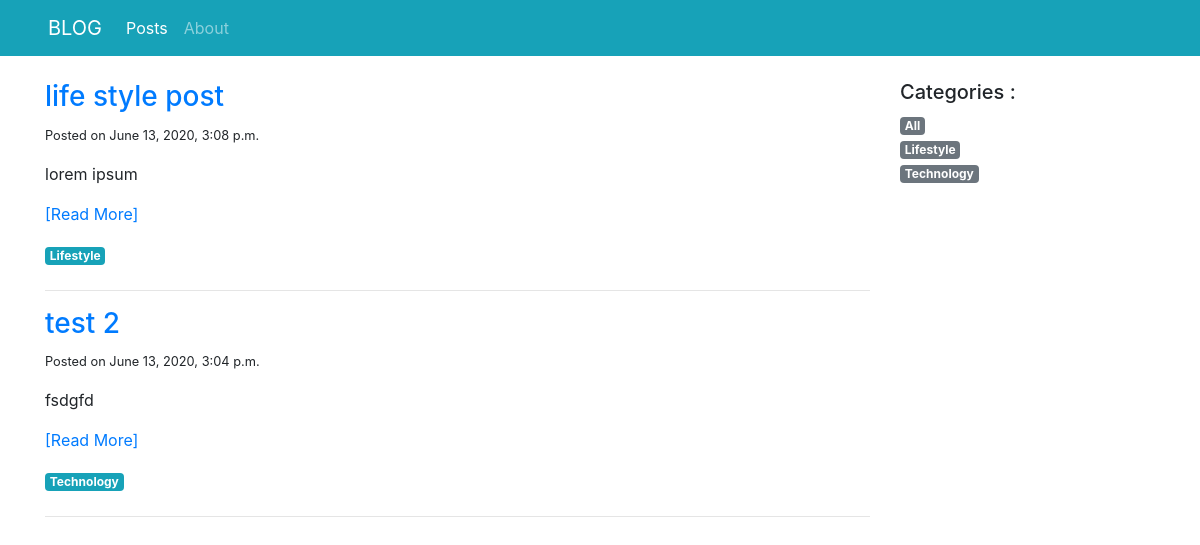
The page /blog/posts/ on the database as committed earlier.
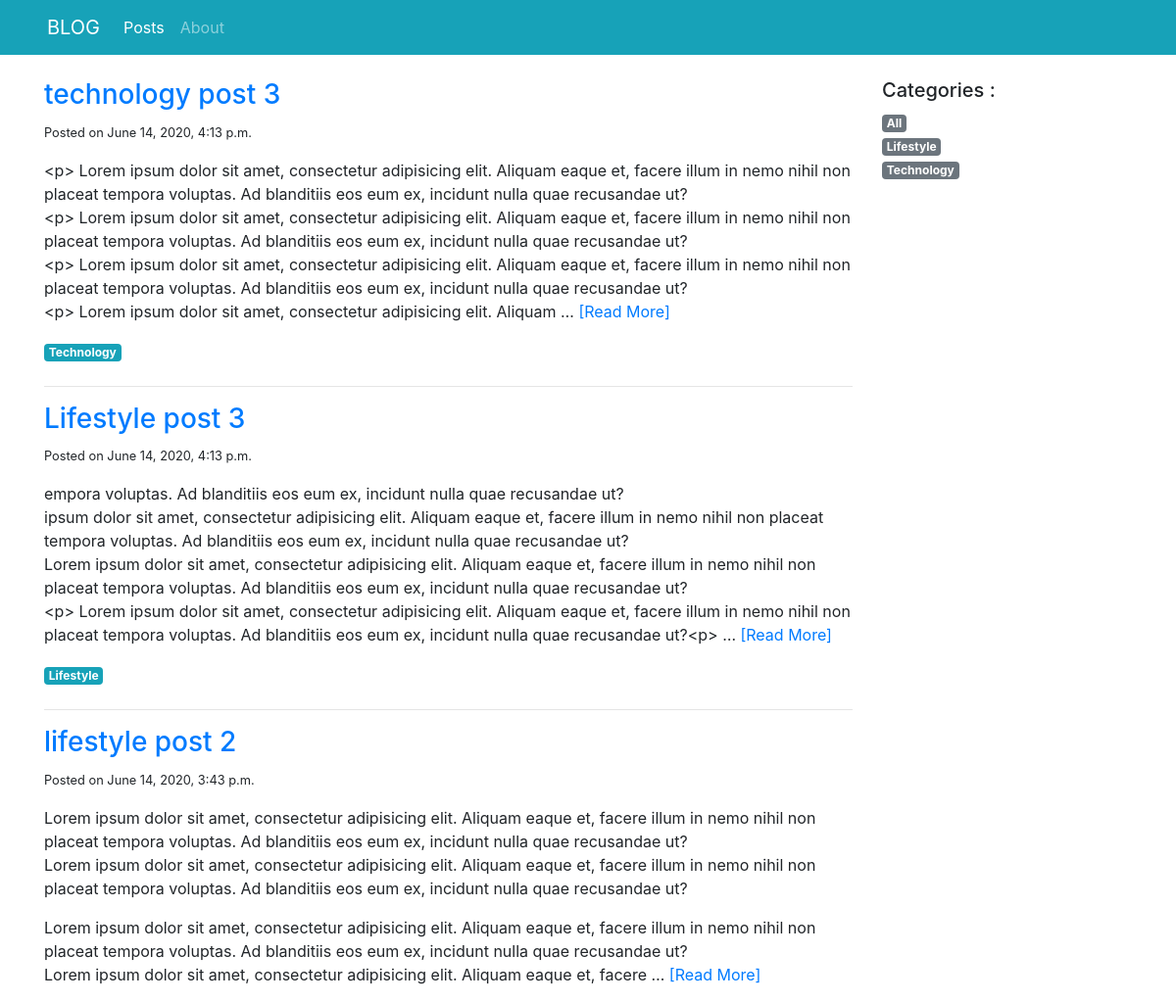
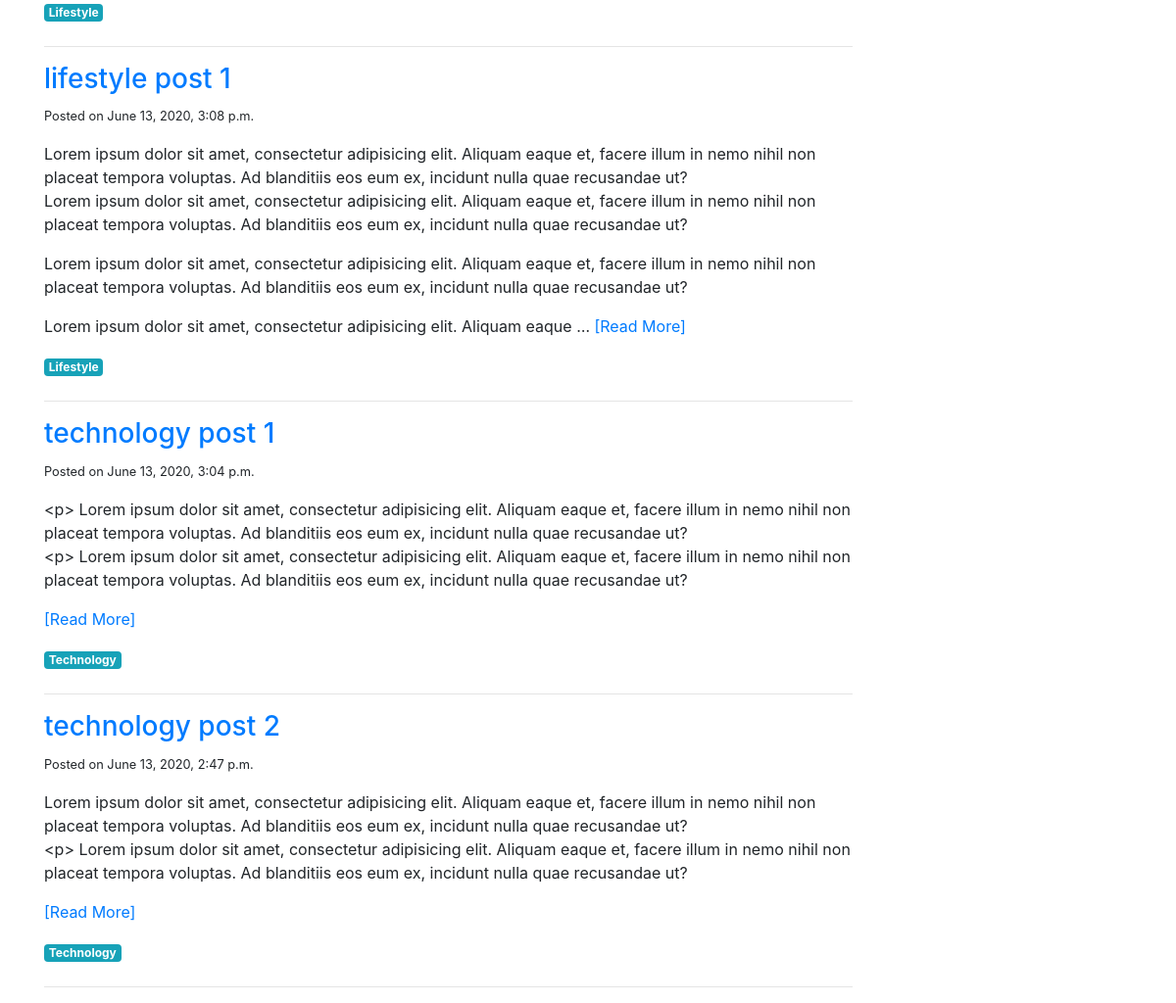
The same page on the database as committed later (2 pictures, top to bottom).
### blog/models.py (models this page shows, shortened)
class Post(models.Model):
    title = models.CharField(max_length=100)
    category = models.ForeignKey('PostCategory', null=True, blank=True, on_delete=models.DO_NOTHING)
    published = models.BooleanField(default=True)
    text = models.TextField(blank=True)
    created_at = models.DateTimeField(auto_now_add=True)

class PostCategory(models.Model):
    name = models.CharField(max_length=50)
    def slug(self):
        return slugify(self.name)
    def __str__(self):
        return self.name

### blog/views.py (the view)
# urls.py: path('posts/', views.post_list, name='home'),
def post_list(request, category_name=model_helpers.post_category_all.slug()):
    category, posts = model_helpers.get_category_and_posts(category_name)
    categories = model_helpers.get_categories()
    context = {
        'navigation_items': navigation.navigation_items(navigation.NAV_POSTS),
        'category': category,
        'categories': categories,
        'posts': posts,
    }
    return render(request, 'blog/post_list.html', context)

### blog/model_helpers.py (called while the page is built, shortened)
def get_category_and_posts(category_name):
    posts = Post.objects.filter(published=True)
    if category_name == post_category_all.slug():
        category = post_category_all
    posts = posts.order_by('-created_at')
    return category, posts

def get_categories():
    categories = list(PostCategory.objects.all().order_by('name')) # convert to list
    categories.insert(0, post_category_all)                        # and add a get all in first position
    return categories

### blog/navigation.py (called while the page is built)
def navigation_items(selected_item):
    items = []
    for name, url in NAV_ITEMS:
        items.append({
            'name': name,
            'url': url,
            'active': True if selected_item == name else False
        })
    return items

### blog/templates/blog/post_list.html (shortened to what this page needs)
{% extends 'base.html' %}
{% block content %}
    <div class="col-sm-9">
        {% for post in posts %}
            <div class="mb-4">
                <h3><a href="{% url 'post-detail' post.pk %}">{{ post.title }}</a></h3>
                <small>Posted on {{ post.created_at }}</small>
                <p class="text-muted">
                    {{ post.text|linebreaks|safe|truncatewords:100 }}
                    <a href="#"> [Read More] </a>
                </p>
                <a href="{% url 'post_list' post.category.slug %}" class="badge badge-info">
                    {{ post.category|capfirst }}</a>
            </div>
            <hr>
        {% endfor %}
    </div>
<div class="col-sm-3">
    <h5>Categories :</h5>
    <ul class="list-unstyled">
        {% for cat in categories %}
        <li><a href="{% url 'post_list' cat.slug %}" class="badge badge-secondary">
            {{ cat.name|capfirst }}</a>
        </li>
        {% endfor %}
    </ul>
</div>
{% endblock %}

Rows that differ between the two databases and show on the page:
added Post: title "technology post 3", created_at "June 14, 2020, 4:13 p.m.", text "<p> Lorem ipsum dolor sit amet, consectetur adipisicing elit. Aliquam eaque et, facere illum in nemo nihil non placeat tempora voluptas. Ad blanditiis eos eum ex, incidunt nulla quae recusandae ut? <p> Lorem ipsum dolor sit amet, consectetur adipisicing elit. Aliquam eaque et, facere illum in nemo nihil non placeat tempora voluptas. Ad blanditiis eos eum ex, incidunt nulla quae recusandae ut? <p> Lorem ipsum dolor sit amet, consectetur adipisicing elit. Aliquam eaque et, facere illum in nemo nihil non placeat tempora voluptas. Ad blanditiis eos eum ex, incidunt nulla quae recusandae ut? <p> Lorem ipsum dolor sit amet, consectetur adipisicing elit. Aliquam …", category "Technology"
added Post: title "Lifestyle post 3", created_at "June 14, 2020, 4:13 p.m.", text "empora voluptas. Ad blanditiis eos eum ex, incidunt nulla quae recusandae ut? ipsum dolor sit amet, consectetur adipisicing elit. Aliquam eaque et, facere illum in nemo nihil non placeat tempora voluptas. Ad blanditiis eos eum ex, incidunt nulla quae recusandae ut? Lorem ipsum dolor sit amet, consectetur adipisicing elit. Aliquam eaque et, facere illum in nemo nihil non placeat tempora voluptas. Ad blanditiis eos eum ex, incidunt nulla quae recusandae ut? <p> Lorem ipsum dolor sit amet, consectetur adipisicing elit. Aliquam eaque et, facere illum in nemo nihil non placeat tempora voluptas. Ad blanditiis eos eum ex, incidunt nulla quae recusandae ut?<p> …", category "Lifestyle"
added Post: title "lifestyle post 2", created_at "June 14, 2020, 3:43 p.m.", text "Lorem ipsum dolor sit amet, consectetur adipisicing elit. Aliquam eaque et, facere illum in nemo nihil non placeat tempora voluptas. Ad blanditiis eos eum ex, incidunt nulla quae recusandae ut? Lorem ipsum dolor sit amet, consectetur adipisicing elit. Aliquam eaque et, facere illum in nemo nihil non placeat tempora voluptas. Ad blanditiis eos eum ex, incidunt nulla quae recusandae ut? Lorem ipsum dolor sit amet, consectetur adipisicing elit. Aliquam eaque et, facere illum in nemo nihil non placeat tempora voluptas. Ad blanditiis eos eum ex, incidunt nulla quae recusandae ut? Lorem ipsum dolor sit amet, consectetur adipisicing elit. Aliquam eaque et, facere …", category "Lifestyle"
changed Post: title "life style post" → "lifestyle post 1"; text "lorem ipsum" → "Lorem ipsum dolor sit amet, consectetur adipisicing elit. Aliquam eaque et, facere illum in nemo nihil non placeat tempora voluptas. Ad blanditiis eos eum ex, incidunt nulla quae recusandae ut? Lorem ipsum dolor sit amet, consectetur adipisicing elit. Aliquam eaque et, facere illum in nemo nihil non placeat tempora voluptas. Ad blanditiis eos eum ex, incidunt nulla quae recusandae ut? Lorem ipsum dolor sit amet, consectetur adipisicing elit. Aliquam eaque et, facere illum in nemo nihil non placeat tempora voluptas. Ad blanditiis eos eum ex, incidunt nulla quae recusandae ut? Lorem ipsum dolor sit amet, consectetur adipisicing elit. Aliquam eaque …"
changed Post: title "test 2" → "technology post 1"; text "fsdgfd" → "<p> Lorem ipsum dolor sit amet, consectetur adipisicing elit. Aliquam eaque et, facere illum in nemo nihil non placeat tempora voluptas. Ad blanditiis eos eum ex, incidunt nulla quae recusandae ut? <p> Lorem ipsum dolor sit amet, consectetur adipisicing elit. Aliquam eaque et, facere illum in nemo nihil non placeat tempora voluptas. Ad blanditiis eos eum ex, incidunt nulla quae recusandae ut?"
now on this page (row edited): Post: title "technology post 2", created_at "June 13, 2020, 2:47 p.m.", text "Lorem ipsum dolor sit amet, consectetur adipisicing elit. Aliquam eaque et, facere illum in nemo nihil non placeat tempora voluptas. Ad blanditiis eos eum ex, incidunt nulla quae recusandae ut? <p> Lorem ipsum dolor sit amet, consectetur adipisicing elit. Aliquam eaque et, facere illum in nemo nihil non placeat tempora voluptas. Ad blanditiis eos eum ex, incidunt nulla quae recusandae ut?", category "Technology"
